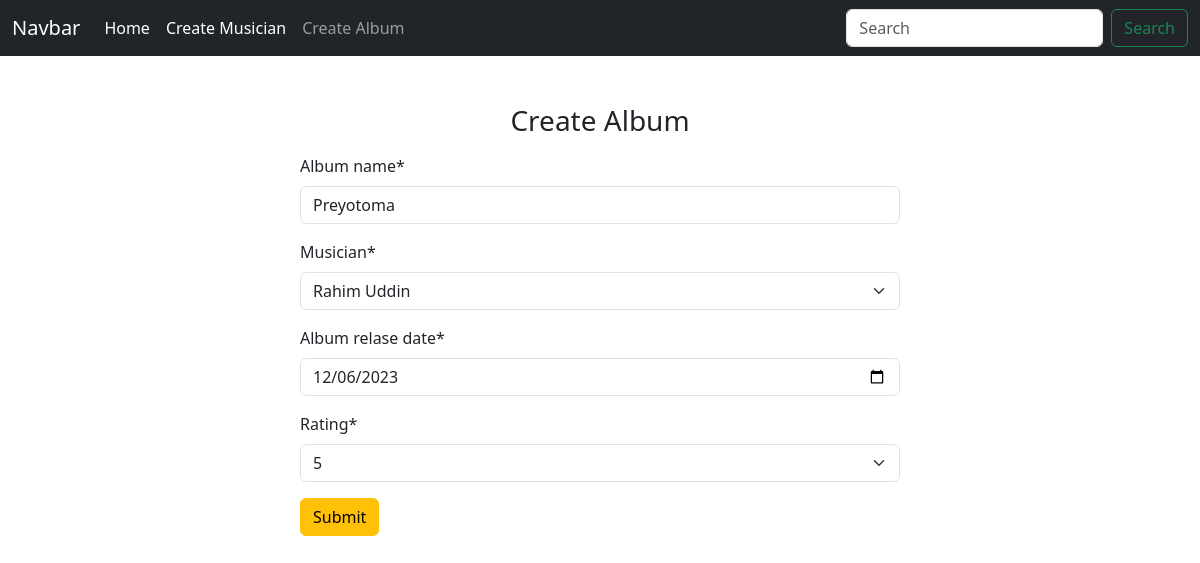
Screenshot of /album/edit/4 with the database file from the repository.
### album/models.py (models this page shows, shortened)
class AlbumModel(models.Model):
    album_name = models.CharField(max_length=50)
    musician = models.ForeignKey(MusicianModel, on_delete=models.CASCADE)
    album_relase_date = models.DateField()
    RATING_CHOICES = [(1, '1'),(2, '2'),(3, '3'),(4, '4'),(5, '5'),
    ]
    rating = models.IntegerField(choices=RATING_CHOICES)

### album/views.py (the view)
# urls.py: path('edit/<int:id>', views.edit_album, name='edit_album'),
def edit_album(request, id):
    album = AlbumModel.objects.get(pk=id)
    album_form= AlbumForm(instance=album)
    if request.method == 'POST':
       album_form = AlbumForm(request.POST, instance= album)
       if album_form.is_valid():
            album_form.save()
            return redirect('home')
    return render(request, 'add_album.html',{'form':album_form})

### album/forms.py
class AlbumForm(forms.ModelForm):
    class Meta:
        model = AlbumModel
        fields = '__all__'
        widgets={
            'album_relase_date':forms.DateInput(attrs={'type':'date'})
        }

### musician/models.py (called while the page is built)
    def __str__(self):
        return self.first_name +' '+ self.last_name

### album/templates/add_album.html (shortened to what this page needs)
{% extends "base.html" %}
{% block content %}
  {% load crispy_forms_tags %}
   <form method="post" class="w-50 m-auto pt-5">
       <h3 class="text-center mb-3">Create Album</h3>
      {{form | crispy}}
      <button class="btn btn-warning">Submit</button>
   </form>
{% endblock  %}

### rows the page displays
AlbumModel: album_name "Preyotoma", musician "Rahim Uddin", album_relase_date "12/06/2023", rating "5"
